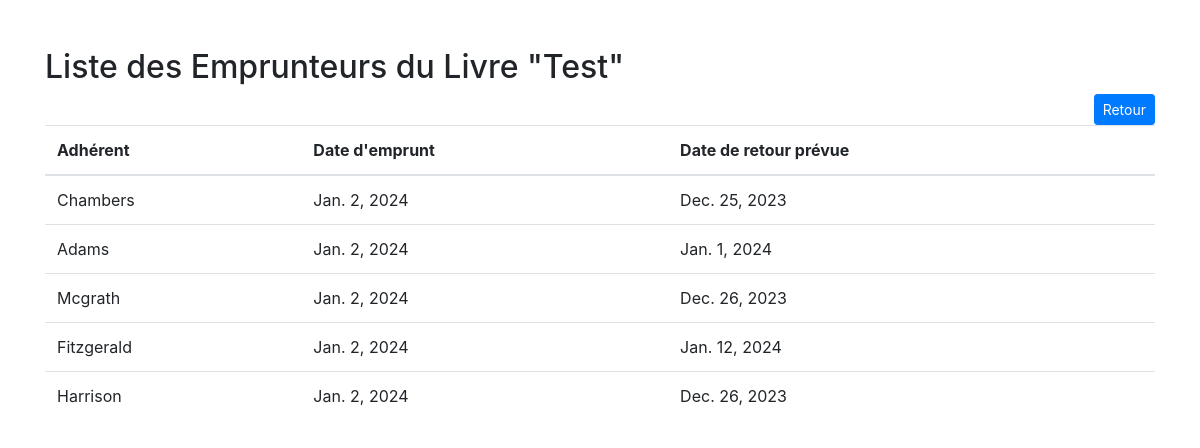
The app's page /bibliotheque/liste_emprunteurs_livre/2/ with its own data.
### bibliotheque/models.py (models this page shows, shortened)
class Livre(models.Model):
    code_livre = models.AutoField(primary_key=True)
    titre_livre = models.CharField(max_length=100)
    nbre_pages = models.IntegerField()
    exemplaires_disponibles = models.IntegerField(default=0)
    code_auteur = models.ForeignKey(Auteur, on_delete=models.CASCADE)

class Emprunt(models.Model):
    adherent = models.ForeignKey(Adherent, on_delete=models.CASCADE)
    livre = models.ForeignKey(Livre, on_delete=models.CASCADE)
    date_emprunt = models.DateField(auto_now_add=True)
    date_retour_prevue = models.DateField()

class Adherent(models.Model):
    code_adh = models.AutoField(primary_key=True)
    nom_adh = models.CharField(max_length=100)
    nbr_emprunts_adh = models.IntegerField(default=0)

### bibliotheque/views.py (the view)
# urls.py: path('liste_emprunteurs_livre/<int:code_livre>/', liste_emprunteurs_livre, name='liste_emprunteurs_livre'),
def liste_emprunteurs_livre(request, code_livre):
    livre = get_object_or_404(Livre, code_livre=code_livre)
    emprunts = Emprunt.objects.filter(livre=livre)
    return render(request, 'emprunts/liste_emprunteurs_livre.html', {'livre': livre, 'emprunts': emprunts})

### templates/emprunts/liste_emprunteurs_livre.html (shortened to what this page needs)
<!DOCTYPE html>
<html lang="en">
<head>
    <link rel="stylesheet" href="https://stackpath.bootstrapcdn.com/bootstrap/4.5.2/css/bootstrap.min.css">
</head>
<body>
<div class="container mt-5">
    <h2>Liste des Emprunteurs du Livre "{{ livre.titre_livre }}"</h2>
    <a href="{% url 'liste_tous_livres' %}" class="btn btn-primary btn-sm float-right">Retour</a>
    <table class="table">
        <thead>
            <tr>
                <th>Adhérent</th>
                <th>Date d'emprunt</th>
                <th>Date de retour prévue</th>
            </tr>
        </thead>
        <tbody>
            {% for emprunt in emprunts %}
                <tr>
                    <td>{{ emprunt.adherent.nom_adh }}</td>
                    <td>{{ emprunt.date_emprunt }}</td>
                    <td>{{ emprunt.date_retour_prevue }}</td>
                </tr>
            {% endfor %}
        </tbody>
    </table>
</div>
</body>
</html>

### records on screen
Livre: titre_livre "Test"
Emprunt: adherent.nom_adh "Chambers", date_emprunt "Jan. 2, 2024", date_retour_prevue "Dec. 25, 2023"
Emprunt: adherent.nom_adh "Adams", date_emprunt "Jan. 2, 2024", date_retour_prevue "Jan. 1, 2024"
Emprunt: adherent.nom_adh "Mcgrath", date_emprunt "Jan. 2, 2024", date_retour_prevue "Dec. 26, 2023"
Emprunt: adherent.nom_adh "Fitzgerald", date_emprunt "Jan. 2, 2024", date_retour_prevue "Jan. 12, 2024"
Emprunt: adherent.nom_adh "Harrison", date_emprunt "Jan. 2, 2024", date_retour_prevue "Dec. 26, 2023"
